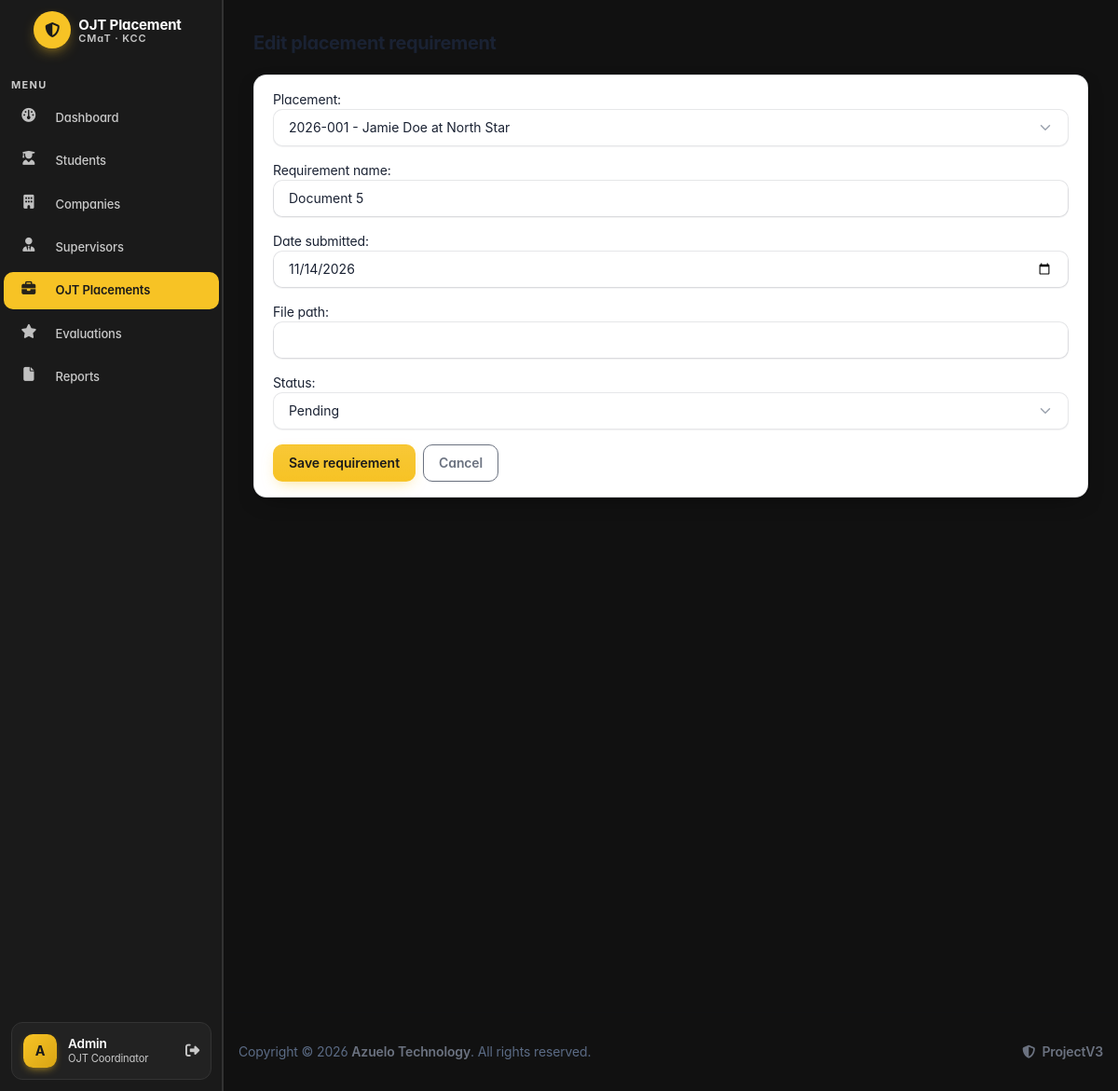
The page /placements/1/requirements/5/edit/ (signed in) on the database its author committed.
### apps/placements/models.py (models this page shows, shortened)
class PlacementRequirement(models.Model):
    class Status(models.TextChoices):
        PENDING = 'Pending', 'Pending'
        SUBMITTED = 'Submitted', 'Submitted'
        APPROVED = 'Approved', 'Approved'
        REJECTED = 'Rejected', 'Rejected'
    requirement_id = models.AutoField(primary_key=True)
    placement = models.ForeignKey(Placement, on_delete=models.PROTECT, related_name='requirements')
    requirement_name = models.CharField(max_length=100)
    date_submitted = models.DateField(null=True, blank=True)
    file_path = models.CharField(max_length=255, blank=True, null=True)
    status = models.CharField(max_length=20, choices=Status.choices, default=Status.PENDING)
    class Meta:
        db_table = 'ojt_requirements'

### apps/placements/views.py (the view)
# urls.py: path('<int:pk>/requirements/<int:requirement_pk>/edit/', views.placement_requirement_update, name='requirement_update'),
@login_required(login_url='login')
def placement_requirement_update(request, pk, requirement_pk):
    placement = get_object_or_404(Placement, pk=pk)
    requirement = get_object_or_404(PlacementRequirement, pk=requirement_pk, placement=placement)
    form = RequirementForm(request.POST or None, instance=requirement)
    if request.method == 'POST' and form.is_valid():
        form.save()
        messages.success(request, 'Placement requirement updated successfully.')
        return redirect('placements:requirement_list', pk=pk)
    return render(request, 'placements/placement_requirement_form.html', {
        'form': form,
        'title': 'Edit placement requirement',
        'placement': placement,
        'requirement': requirement,
    })

### apps/placements/forms.py
class RequirementForm(forms.ModelForm):
    class Meta:
        model = PlacementRequirement
        fields = ['placement', 'requirement_name', 'date_submitted', 'file_path', 'status']
        widgets = {
            'placement': forms.Select(attrs={'class': 'form-select'}),
            'requirement_name': forms.TextInput(attrs={'class': 'form-control'}),
            'date_submitted': forms.DateInput(attrs={'class': 'form-control', 'type': 'date'}),
            'file_path': forms.TextInput(attrs={'class': 'form-control'}),
            'status': forms.Select(attrs={'class': 'form-select'}),
        }

### apps/companies/models.py (called while the page is built)
    def __str__(self):
        return self.company_name

### apps/context_processors.py (called while the page is built)
def placement_context(request):
    first_placement_id = None
    try:
        from apps.placements.models import Placement
        first_placement = Placement.objects.order_by('-start_date').first()
        if first_placement is not None:
            first_placement_id = first_placement.pk
    except Exception:
        first_placement_id = None
    return {'first_placement_id': first_placement_id}

def student_context(request):
    is_student = False
    if request.user.is_authenticated:
        email = getattr(request.user, 'email', '') or ''
        if email:
            from apps.students.models import Student
            is_student = Student.objects.filter(email__iexact=email).exists()
    return {'is_student': is_student}

def supervisor_context(request):
    is_supervisor = False
    if request.user.is_authenticated:
        email = getattr(request.user, 'email', '') or ''
        if email:
            from apps.supervisors.models import Supervisor
            is_supervisor = Supervisor.objects.filter(email__iexact=email).exists()
    return {'is_supervisor': is_supervisor}

### apps/placements/models.py (called while the page is built)
    def __str__(self):
        return f'{self.student} at {self.company}'

### apps/students/models.py (called while the page is built)
    def __str__(self):
        return f'{self.student_number} - {self.first_name} {self.last_name}'

### templates/placements/placement_requirement_form.html (shortened to what this page needs)
{% extends "theme/base.html" %}
{% block content %}
<div class="container-xl">
  <div class="page-header mb-3"><h2 class="page-title">{{ title }}</h2></div>
  <div class="card">
    <div class="card-body">
      <form method="post">
        {{ form.as_p }}
        <div class="d-flex gap-2">
          <button class="btn btn-primary" type="submit">Save requirement</button>
          <a class="btn btn-outline-secondary" href="{% url 'placements:requirement_list' placement.pk %}">Cancel</a>
        </div>
      </form>
    </div>
  </div>
</div>
{% endblock %}

### templates/theme/sidebar.html (shortened to what this page needs)
<aside class="navbar navbar-vertical navbar-expand-lg navbar-dark dh-sidebar">
  <div class="container-fluid">
    <div class="navbar-brand navbar-brand-autodark dh-brand">
      <a href="{% url 'dashboard' %}" class="d-flex align-items-center gap-2 text-decoration-none">
        <span class="dh-brand-mark">
          <i class="fa-solid fa-shield-halved"></i>
        </span>
        <span class="lh-1">
          <span class="dh-brand-name">OJT Placement</span>
          <span class="dh-brand-sub">CMaT · KCC</span>
        </span>
      </a>
    </div>
    <div class="collapse navbar-collapse" id="sidebar-menu">
      <ul class="navbar-nav pt-lg-2 py-lg-2">
        <li class="nav-item">
          <span class="dh-nav-section">MENU</span>
        </li>
        <li class="nav-item mb-1">
          <a
            class="nav-link {% if request.resolver_match.url_name == 'dashboard' %}active{% endif %}"
            href="{% url 'dashboard' %}"
            aria-current="{% if request.resolver_match.url_name == 'dashboard' %}page{% else %}false{% endif %}"
          >
            <span class="nav-link-icon d-md-none d-lg-inline-block">
              <i class="fa fa-dashboard"></i>
            </span>
            <span class="nav-link-title">Dashboard</span>
          </a>
        </li>
        <li class="nav-item mb-1">
          <a
            class="nav-link {% if request.resolver_match.app_name == 'students' %}active{% endif %}"
            href="{% url 'students:list' %}"
            aria-current="{% if request.resolver_match.app_name == 'students' %}page{% else %}false{% endif %}"
          >
            <span class="nav-link-icon d-md-none d-lg-inline-block">
              <i class="fas fa-user-graduate"></i>
            </span>
            <span class="nav-link-title">Students</span>
          </a>
        </li>
        <li class="nav-item mb-1">
          <a
            class="nav-link {% if request.resolver_match.app_name == 'companies' %}active{% endif %}"
            href="{% url 'companies:list' %}"
            aria-current="{% if request.resolver_match.app_name == 'companies' %}page{% else %}false{% endif %}"
          >
            <span class="nav-link-icon d-md-none d-lg-inline-block">
              <i class="fas fa-building"></i>
            </span>
            <span class="nav-link-title">Companies</span>
          </a>
        </li>
        <li class="nav-item mb-1">
          <a
            class="nav-link {% if request.resolver_match.app_name == 'supervisors' %}active{% endif %}"
            href="{% url 'supervisors:list' %}"
            aria-current="{% if request.resolver_match.app_name == 'supervisors' %}page{% else %}false{% endif %}"
          >
            <span class="nav-link-icon d-md-none d-lg-inline-block">
              <i class="fas fa-user-tie"></i>
            </span>
            <span class="nav-link-title">Supervisors</span>
          </a>
        </li>
        <li class="nav-item mb-1">
          <a
            class="nav-link {% if request.resolver_match.app_name == 'placements' %}active{% endif %}"
            href="{% url 'placements:list' %}"
            aria-current="{% if request.resolver_match.app_name == 'placements' %}page{% else %}false{% endif %}"
          >
            <span class="nav-link-icon d-md-none d-lg-inline-block">
              <i class="fa fa-briefcase"></i>
            </span>
            <span class="nav-link-title">OJT Placements</span>
          </a>
        </li>
        {% if first_placement_id %}
        <li class="nav-item mb-1">
          <a
            class="nav-link {% if request.resolver_match.url_name == 'evaluation_list' %}active{% endif %}"
            href="{% url 'placements:evaluation_list' first_placement_id %}"
            aria-current="{% if request.resolver_match.url_name == 'evaluation_list' %}page{% else %}false{% endif %}"
          >
            <span class="nav-link-icon d-md-none d-lg-inline-block">
              <i class="fa fa-star"></i>
            </span>
            <span class="nav-link-title">Evaluations</span>
          </a>
        </li>
        {% endif %}
        {% if first_placement_id %}
        <li class="nav-item mb-1">
          <a
            class="nav-link {% if request.resolver_match.url_name == 'report_list' %}active{% endif %}"
            href="{% url 'placements:report_list' first_placement_id %}"
            aria-current="{% if request.resolver_match.url_name == 'report_list' %}page{% else %}false{% endif %}"
          >
            <span class="nav-link-icon d-md-none d-lg-inline-block">
              <i class="fa fa-file"></i>
            </span>
            <span class="nav-link-title">Reports</span>
          </a>
        </li>
        {% endif %}
      </ul>
      <div class="dh-nav-sidebar-footer">
        <div class="dh-user-card">
          <span class="dh-avatar">{{ request.user.first_name|first|upper|default:"A" }}</span>
          <div class="dh-user-meta">
            <span class="dh-user-name">{{ request.user.get_full_name|default:"Admin" }}</span>
            <span class="dh-user-role">OJT Coordinator</span>
          </div>
          <a class="dh-user-logout" href="{% url 'logout' %}" title="Sign out">
            <i class="fa fa-sign-out-alt"></i>
          </a>
        </div>
      </div>
    </div>
  </div>
</aside>

### rows shown on the page
PlacementRequirement: placement "2026-001 - Jamie Doe at North Star", requirement_name "Document 5", date_submitted "11/14/2026", status "Pending"

### other values the page prints
{{ request.user.first_name|first|upper|default:"A" }} "A"
{{ request.user.get_full_name|default:"Admin" }} "Admin"
